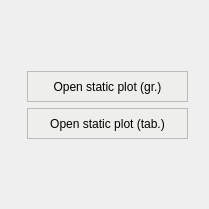
                <widget class="QWidget" name="metrics_widget">
                 <attribute name="title">
                  <string>Evaluation metrics</string>
                 </attribute>
                 <layout class="QVBoxLayout" name="metrics_meta_layout">
                  <item>
                   <layout class="QVBoxLayout" name="metrics_layout">
                    <item>
                     <layout class="QHBoxLayout" name="metrics_top_layout">
                      <item>
                       <widget class="QWidget" name="metrics_top_widget" native="true">
                        <property name="minimumSize">
                         <size>
                          <width>0</width>
                          <height>187</height>
                         </size>
                        </property>
                        <property name="styleSheet">
                         <string notr="true">border: 1px solid;
border-color: rgb(211, 215, 207);</string>
                        </property>
                        <layout class="QVBoxLayout" name="metrics_top_meta_layout">
                         <property name="spacing">
                          <number>0</number>
                         </property>
                         <property name="leftMargin">
                          <number>0</number>
                         </property>
                         <property name="topMargin">
                          <number>0</number>
                         </property>
                         <property name="rightMargin">
                          <number>0</number>
                         </property>
                         <property name="bottomMargin">
                          <number>0</number>
                         </property>
                         <item>
                          <layout class="QVBoxLayout" name="metrics_top_widget_layout">
                           <property name="spacing">
                            <number>0</number>
                           </property>
                          </layout>
                         </item>
                        </layout>
                       </widget>
                      </item>
                      <item>
                       <layout class="QVBoxLayout" name="metrics_options_layout">
                        <property name="leftMargin">
                         <number>10</number>
                        </property>
                        <property name="rightMargin">
                         <number>10</number>
                        </property>
                        <item>
                         <spacer name="metrics_options_vspacer_top">
                          <property name="orientation">
                           <enum>Qt::Vertical</enum>
                          </property>
                          <property name="sizeHint" stdset="0">
                           <size>
                            <width>20</width>
                            <height>40</height>
                           </size>
                          </property>
                         </spacer>
                        </item>
                        <item>
                         <widget class="QPushButton" name="open_metrics_graphs_pbutton">
                          <property name="minimumSize">
                           <size>
                            <width>161</width>
                            <height>31</height>
                           </size>
                          </property>
                          <property name="maximumSize">
                           <size>
                            <width>161</width>
                            <height>31</height>
                           </size>
                          </property>
                          <property name="cursor">
                           <cursorShape>PointingHandCursor</cursorShape>
                          </property>
                          <property name="styleSheet">
                           <string notr="true">color: rgb(0, 0, 0);
background-color: rgb(238, 238, 236);
border: 1px solid;
border-color: rgb(186, 189, 182);</string>
                          </property>
                          <property name="text">
                           <string>Open static plot (gr.)</string>
                          </property>
                         </widget>
                        </item>
                        <item>
                         <widget class="QPushButton" name="open_metrics_tables_pbutton">
                          <property name="minimumSize">
                           <size>
                            <width>161</width>
                            <height>31</height>
                           </size>
                          </property>
                          <property name="maximumSize">
                           <size>
                            <width>161</width>
                            <height>31</height>
                           </size>
                          </property>
                          <property name="cursor">
                           <cursorShape>PointingHandCursor</cursorShape>
                          </property>
                          <property name="styleSheet">
                           <string notr="true">color: rgb(0, 0, 0);
background-color: rgb(238, 238, 236);
border: 1px solid;
border-color: rgb(186, 189, 182);</string>
                          </property>
                          <property name="text">
                           <string>Open static plot (tab.)</string>
                          </property>
                         </widget>
                        </item>
                        <item>
                         <spacer name="metrics_options_vspacer_bottom">
                          <property name="orientation">
                           <enum>Qt::Vertical</enum>
                          </property>
                          <property name="sizeHint" stdset="0">
                           <size>
                            <width>20</width>
                            <height>40</height>
                           </size>
                          </property>
                         </spacer>
                        </item>
                       </layout>
                      </item>
                     </layout>
                    </item>
                   </layout>
                  </item>
                 </layout>
                </widget>
